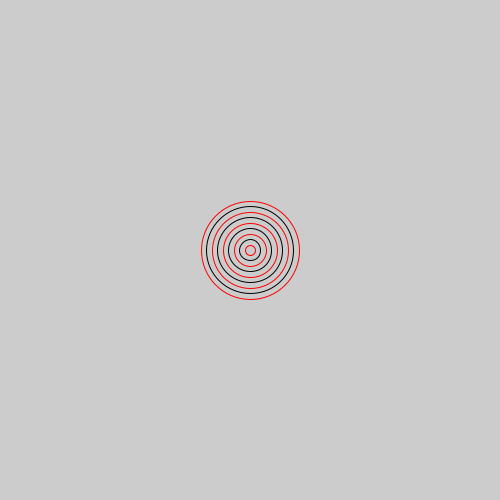
Frame 1 (no input)
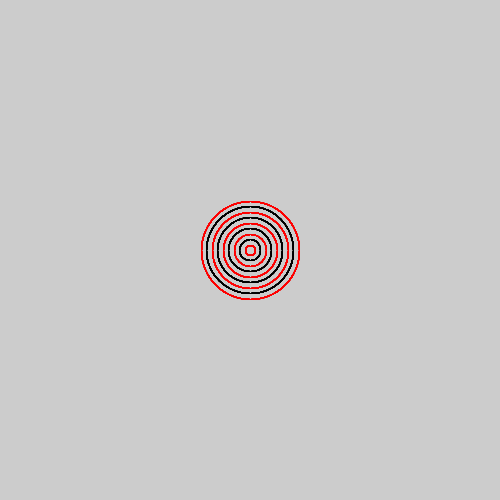
Frame 60 (the mouse pressed at the canvas centre just before this capture)
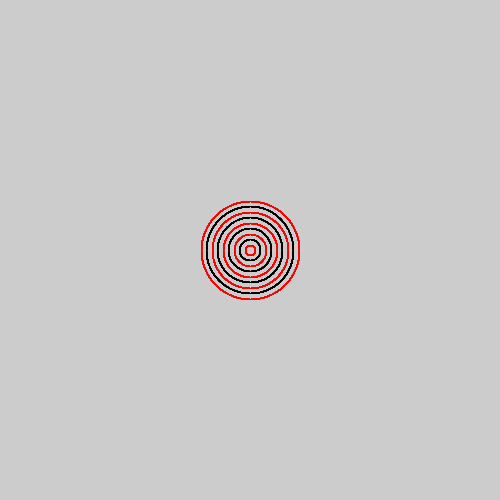
Frame 120 (the mouse held since frame 60 and released just before this capture)

The Processing sketch that drew these frames (run headless with seeded random() and noise(); from frame 60 on, the mouse is pressed at the canvas centre):

// Processing sketch: bullseye
// ── bullseye.pde
void setup(){
  size(500, 500);
}

void draw(){
  for (int i = 10; i < 101; i += 11){
  if (i%2 == 0){
  stroke(#ff0000);
  }else {
    stroke(#000000);
  }
  noFill();
  ellipse(250, 250, i, i);
  }
}
//for (int i = 0; i < 101; i++)
